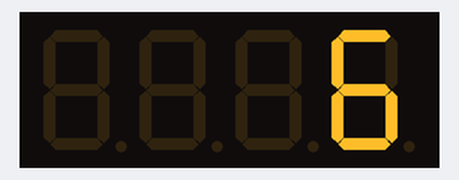
Bench run of a sketch on a simulated Arduino Uno, built with avr-gcc and run on an emulated ATmega328P. Shown: 4-digit seven-segment display. Wiring (inferred from the names in the program): 4-digit 7-segment display, segments lit when HIGH: segments A0, A1, A2, pin 2, pin 4, pin 7, pin 8, pin 13; digit selects pin 5, pin 6, pin 9, pin 10. The segment pins are drawn as the display they are named for.

Above: at 0.22 s.
At 0.57 s:
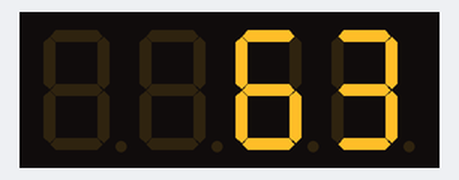
At 1.25 s:
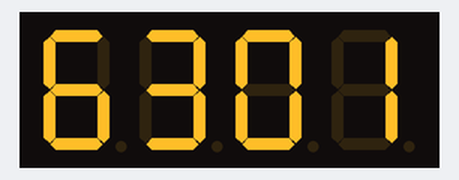
At 1.93 s:
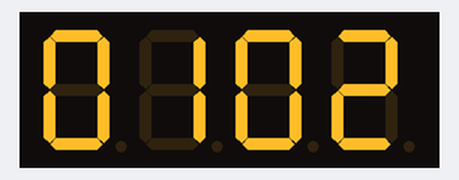
At 2.62 s:
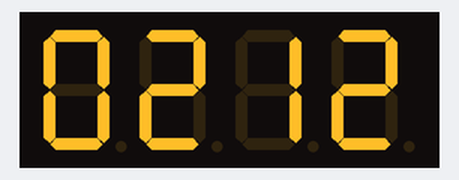
At 3.31 s:
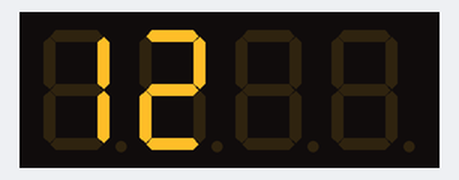

The sketch:

63010212_7seg11.ino
```cpp
int segA = A0;
int segB = A1;
int segC = A2;
int segD = 2;
int segE = 4;
int segF = 7;
int segG = 8;
int segDP = 13;
int digit1 = 5;
int digit2 = 6;
int digit3 = 9;
int digit4 = 10;
int sw12 = 12;
int temp = 0;
int k;
int num[14] = { -1, -1, -1, 6, 3, 0, 1, 0, 2, 1, 2, -1, -1, -1};
void setup() {
  pinMode(segA, OUTPUT);
  pinMode(segB, OUTPUT);
  pinMode(segC, OUTPUT);
  pinMode(segD, OUTPUT);
  pinMode(segE, OUTPUT);
  pinMode(segF, OUTPUT);
  pinMode(segG, OUTPUT);
  pinMode(segDP, OUTPUT);
  pinMode(digit1, OUTPUT);
  pinMode (digit2, OUTPUT);
  pinMode (digit3, OUTPUT);
  pinMode (digit4, OUTPUT);
  pinMode(sw12, INPUT_PULLUP);
  digitalWrite(digit1, LOW);
  digitalWrite(digit2, LOW);
  digitalWrite(digit3, LOW);
  digitalWrite(digit4, LOW);
  int i, j = 0;
}
void loop() {

  for (int i = 0 ; i < 11 ; i++) {
    int j = 0;
    while (j <= 20) {
      for (k = 0 ; k < 4 ; k++) {
        if (num[i + k] != -1) {
          displaySegment(num[i + k]);
          digitControl(k + 1);
        }
        else {
          digitControl(0);
        }
      }
      j++;

    }
  }
}
void displaySegment(int numberToDisplay)
{
  switch (numberToDisplay)
  {
    case 0:
      digitalWrite(segA, HIGH);
      digitalWrite(segB, HIGH);
      digitalWrite(segC, HIGH);
      digitalWrite(segD, HIGH);
      digitalWrite(segE, HIGH);
      digitalWrite(segF, HIGH);
      digitalWrite(segG, LOW);
      break;
    case 1:
      digitalWrite(segA, LOW);
      digitalWrite(segB, HIGH);
      digitalWrite(segC, HIGH);
      digitalWrite(segD, LOW);
      digitalWrite(segE, LOW);
      digitalWrite(segF, LOW);
      digitalWrite(segG, LOW);
      break;
    case 2:
      digitalWrite(segA, HIGH);
      digitalWrite(segB, HIGH);
      digitalWrite(segC, LOW);
      digitalWrite(segD, HIGH);
      digitalWrite(segE, HIGH);
      digitalWrite(segF, LOW);
      digitalWrite(segG, HIGH);
      break;
    case 3:
      digitalWrite(segA, HIGH);
      digitalWrite(segB, HIGH);
      digitalWrite(segC, HIGH);
      digitalWrite(segD, HIGH);
      digitalWrite(segE, LOW);
      digitalWrite(segF, LOW);
      digitalWrite(segG, HIGH);
      break;
    case 4:
      digitalWrite(segA, LOW);
      digitalWrite(segB, HIGH);
      digitalWrite(segC, HIGH);
      digitalWrite(segD, LOW);
      digitalWrite(segE, LOW);
      digitalWrite(segF, HIGH);
      digitalWrite(segG, HIGH);
      break;
    case 5:
      digitalWrite(segA, HIGH);
      digitalWrite(segB, LOW);
      digitalWrite(segC, HIGH);
      digitalWrite(segD, HIGH);
      digitalWrite(segE, LOW);
      digitalWrite(segF, HIGH);
      digitalWrite(segG, HIGH);
      break;
    case 6:
      digitalWrite(segA, HIGH);
      digitalWrite(segB, LOW);
      digitalWrite(segC, HIGH);
      digitalWrite(segD, HIGH);
      digitalWrite(segE, HIGH);
      digitalWrite(segF, HIGH);
      digitalWrite(segG, HIGH);
      break;
    case 7:
      digitalWrite(segA, HIGH);
      digitalWrite(segB, HIGH);
      digitalWrite(segC, HIGH);
      digitalWrite(segD, LOW);
      digitalWrite(segE, LOW);
      digitalWrite(segF, HIGH);
      digitalWrite(segG, LOW);
      break;
    case 8:
      digitalWrite(segA, HIGH);
      digitalWrite(segB, HIGH);
      digitalWrite(segC, HIGH);
      digitalWrite(segD, HIGH);
      digitalWrite(segE, HIGH);
      digitalWrite(segF, HIGH);
      digitalWrite(segG, HIGH);
      break;
    case 9:
      digitalWrite(segA, HIGH);
      digitalWrite(segB, HIGH);
      digitalWrite(segC, HIGH);
      digitalWrite(segD, HIGH);
      digitalWrite(segE, LOW);
      digitalWrite(segF, HIGH);
      digitalWrite(segG, HIGH);
      break;
  }
}

void digitControl(int x) {
  if (x == 1) {
    digitalWrite(digit1, HIGH);
    digitalWrite(digit2, LOW);
    digitalWrite(digit3, LOW);
    digitalWrite(digit4, LOW);
  }
  if (x == 2) {
    digitalWrite(digit1, LOW);
    digitalWrite(digit2, HIGH);
    digitalWrite(digit3, LOW);
    digitalWrite(digit4, LOW);
  }
  if (x == 3) {
    digitalWrite(digit1, LOW);
    digitalWrite(digit2, LOW);
    digitalWrite(digit3, HIGH);
    digitalWrite(digit4, LOW);
  }
  if (x == 4) {
    digitalWrite(digit1, LOW);
    digitalWrite(digit2, LOW);
    digitalWrite(digit3, LOW);
    digitalWrite(digit4, HIGH);
  }
  delay(2);
  x = 0;
  if (x == 0) {
    digitalWrite(digit1, LOW);
    digitalWrite(digit2, LOW);
    digitalWrite(digit3, LOW);
    digitalWrite(digit4, LOW);
  }
  delay(2);


}
```

Measured:
- by itself, everything shown: repeats every 3.8 s, in 11 steps
